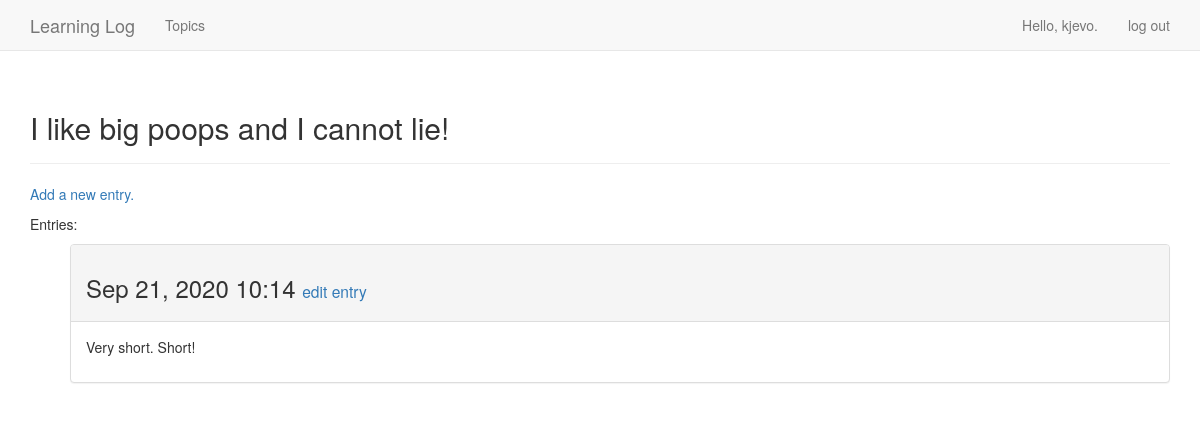
Before: /topic/1/ (signed in) with the older database file.
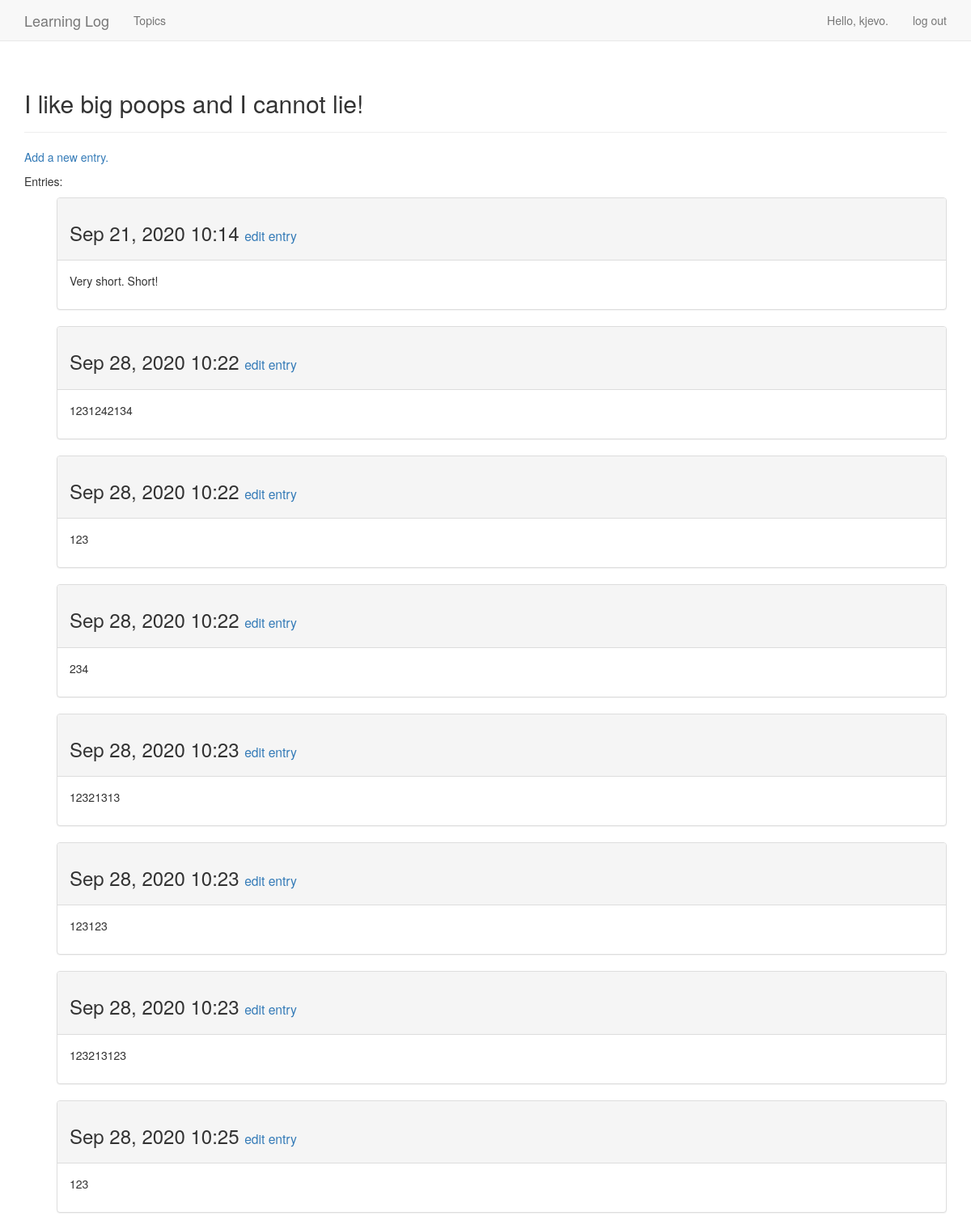
After: the same page with the newer database file.
### learning_logs/models.py (models this page shows, shortened)
class Topic(models.Model):
    text = models.CharField(max_length=200)
    date_added = models.DateTimeField(auto_now_add=True)
    owner = models.ForeignKey(
        User,
        on_delete=models.CASCADE,
    )
    def __str__(self):
        return self.text

class Entry(models.Model):
    topic = models.ForeignKey(
        Topic,
        on_delete=models.CASCADE
    )
    text = models.TextField()
    date_added = models.DateTimeField(auto_now_add=True)
    class Meta:
        verbose_name_plural = 'entries'

### learning_logs/views.py (the view)
# urls.py: url(r'^topic/(?P<topic_id>\d+)/$', views.topic, name='topic'),
@login_required
def topic(request, topic_id):
    topic = Topic.objects.get(id=topic_id)
    if topic.owner != request.user:
        raise Http404
    context = {
        'topic': topic,
        'entries': Entry.objects.filter(topic=topic_id)
    }
    return render(request, 'topic.html', context)

### learning_logs/templates/topic.html
{% extends 'base.html' %}
{% block header %}
    <h2>
        {{ topic }}
    </h2>
{% endblock header %}
{% block content %}
<p>
    <a href="{% url 'new_entry' topic.id %}">
        Add a new entry.
    </a>
</p>
<p>Entries:</p>
<ul>
    {% for entry in entries %}
    <div class="panel panel-default">
        <div class="panel-heading">
            <h3>
                {{ entry.date_added|date:'M d, Y H:i' }}
                <small>
                     <a href="{% url 'edit_entry' entry.id %}">edit entry</a>
                </small>
            </h3>
        </div>
        <div class="panel-body">
            {{ entry.text|linebreaks }}
        </div>
    </div>
    {% empty %}
        There are no entries for this topic yet.
    {% endfor %}
</ul>
{% endblock content %}

### learning_logs/templates/base.html (shortened to what this page needs)
{% load bootstrap3 %}
<!DOCTYPE html>
<html lang="en">
  <head>
    {% bootstrap_css %}
</head>
<body>
    <nav class="navbar navbar-default navbar-static-top">
      <div class="container">
        <div class="navbar-header">
          <a class="navbar-brand" href="{% url 'index' %}">Learning Log</a>
        </div>
        <div id="navbar" class="navbar-collapse collapse">
          <ul class="nav navbar-nav">
              <li><a href="{% url 'topics' %}">Topics</a></li>
          </ul>
          <ul class="nav navbar-nav navbar-right">
            {% if user.is_authenticated %}
             <li><a>Hello, {{ user.username }}.</a></li>
             <li><a href="{% url 'users:logout' %}">log out</a></li>
            {% else %}
              <li><a href="{% url 'users:login' %}">log in</a></li>
              <li><a href="{% url 'users:register' %}">register</a></li>
            {% endif %}
          </ul>
        </div>
      </div>
    </nav>
    <div class="container">
      <div class="page-header">
        {% block header %}
        {% endblock header %}
      </div>
      <div>
        {% block content %}
        {% endblock %}
      </div>
    </div>
  </body>
</html>

Changed rows visible on the page:
added Entry: date_added "Sep 28, 2020 10:22", text "1231242134"
added Entry: date_added "Sep 28, 2020 10:22", text "123"
added Entry: date_added "Sep 28, 2020 10:22", text "234"
added Entry: date_added "Sep 28, 2020 10:23", text "12321313"
added Entry: date_added "Sep 28, 2020 10:23", text "123123"
added Entry: date_added "Sep 28, 2020 10:23", text "123213123"
added Entry: date_added "Sep 28, 2020 10:25", text "123"
